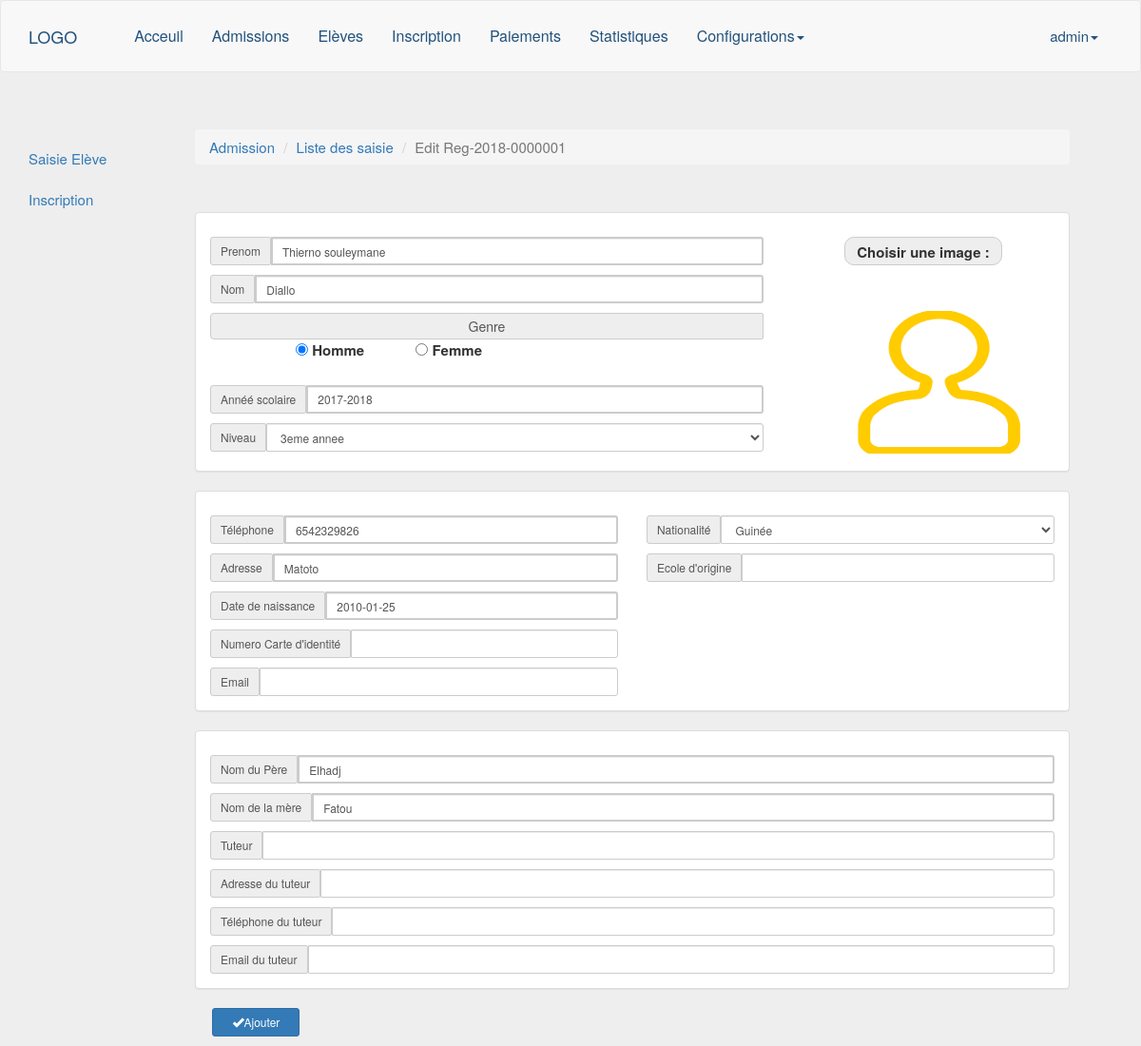
Screenshot of /admission/registration/edit/1/ (signed in) with the database file from the repository.
### apps/admission/models.py (models this page shows, shortened)
class Registration(models.Model):
    GENDER_CHOICE = (
        ('homme', 'homme'),
        ('femme', 'femme'),
    )
    registry_number = models.CharField(max_length=18, default=registration_number,
        unique=True, editable=False)
    first_name = models.CharField(max_length=50)
    last_name = models.CharField(max_length=50)
    gender = models.CharField(max_length=16, choices=GENDER_CHOICE)
    date_of_birth = models.DateField()
    nationality = models.ForeignKey(Country, on_delete=models.CASCADE)
    fathers_name = models.CharField(max_length=100)
    mothers_name = models.CharField(max_length=100)
    address = models.CharField(max_length=100)
    phone_number = models.CharField(max_length=20)
    email = models.EmailField(max_length=100, blank=True, null=True)
    birth_certificate_number = models.CharField(max_length=50, blank=True, null=True)
    guardian_name = models.CharField(max_length=100, blank=True, null=True)
    guardian_phone = models.CharField(max_length=20, blank=True, null=True)
    guardian_email = models.EmailField(max_length=100, blank=True, null=True)
    guardian_address = models.CharField(max_length=100, blank=True, null=True)
    school_origin = models.CharField(max_length=100, blank=True, null=True)
    registration_add_date = models.DateField(auto_now_add=True)
    registration_modify_date = models.DateField(auto_now=True)
    image = models.ImageField(upload_to='student_images', default='avatar.png',
        blank=True, null=True)
    active_year = models.CharField(max_length=32)
    class_level = models.ForeignKey(ClassLevel, on_delete=models.CASCADE)
    class Meta:
        ordering = ['pk']
        unique_together = ('email', 'registry_number')
        permissions = (("can_view_content", "Can see the specified content"),)

### apps/admission/views.py (the view)
# urls.py: url(r'^registration/edit/(\d+)/$', views.edit_registration, name='edit-registration'),
@login_required
def edit_registration(request, registration_id):
    registration = Registration.objects.get(id=registration_id)
    if request.POST:
        form = RegistrationForm(data=request.POST, files=request.FILES, instance=registration)
        if form.is_valid():
            form.save()
            return redirect('registration')
    else:
        form = RegistrationForm(instance=registration)
    return render(request, 'admission/edit-registration.html',
        {'form': form, 'registration': registration})

### apps/admission/models.py (called while the page is built)
    def __str__(self):
        return self.name

### apps/departement/models.py (called while the page is built)
    def __str__(self):
        return (self.label)

### apps/admission/templates/admission/edit-registration.html (shortened to what this page needs)
{% extends 'core/base.html' %}
{% load static %}
{% block head %}
<link rel="stylesheet" href="{% static 'admission.css' %}">
{% endblock %}
{% block content %}
<div class="row container">
     {% include 'admission/aside.html' %}
    <div class="col-md-10">
      <div class="page-header">
        <ol class="breadcrumb">
          <li><a href="#">Admission</a></li>
          <li><a href="#">Liste des saisie</a></li>
          <li class="active">Edit {{ registration.registry_number}}</li>
        </ol>
      </div>
      <form enctype="multipart/form-data" action="{% url 'edit-registration' form.instance.id %}" method="post" role="form">
      <div class="panel panel-default">
      <div class="panel-body">
        <div class="row">
            <div class="col-md-8">
              <div class="">
                <div class="input-group input-group-sm" style="padding-top: 10px;" >
                <span class="input-group-addon " id="sizing-addon3">Prenom</span>
                {{ form.first_name}}
                </div>
              </div>
              <div>
                <div class="input-group input-group-sm" style="padding-top: 10px;" >
                  <span class="input-group-addon " id="sizing-addon3">Nom</span>
                  {{form.last_name}}
                </div>
              </div>
              <div>
                <div class="" style="padding-top: 10px;" >
                  <span class="input-group-addon " id="sizing-addon3">Genre</span>
                  {{ form.gender }}
                </div>
              </div>
              <div>
                <div class="input-group input-group-sm" style="padding-top: 10px;" >
                  <span class="input-group-addon " id="sizing-addon3">Annéé scolaire</span>
                  {{ form.active_year }}
                </div>
              </div>
              <div>
                <div class="input-group input-group-sm" style="padding-top: 10px;" >
                <span class="input-group-addon " id="sizing-addon3">Niveau</span>
                  {{ form.class_level }}
                </div>
              </div>
            </div>
            <div class="col-md-4">
              <div>
                <span id="image-upload-button">{{ form.image.label_tag }}</span>
                <div class="input-group input-group-sm" style="padding-top: 10px;" >
                </div>
              </div>
              <div class="preview">
                <img src="{{ registration.image.url }}" alt="Student registration image " height="200" width="200" class="edit-image">
              </div>
            </div>
          </div>
        </div>
      </div>
      <div class="panel panel-default">
        <div class="panel-body">
          <div class="row">
            <div class="col-md-6">
              <div>
                <div class="input-group input-group-sm" style="padding-top: 10px;" >
                  <span class="input-group-addon " id="sizing-addon3">Téléphone</span>
                  {{ form.phone_number }}
                </div>
              </div>
              <div>
                <div class="input-group input-group-sm" style="padding-top: 10px;" >
                <span class="input-group-addon " id="sizing-addon3">Adresse</span>
                  {{ form.address }}
                </div>
              </div>
              <div>
                <div class="input-group input-group-sm" style="padding-top: 10px;" >
                  <span class="input-group-addon " id="sizing-addon3">Date de naissance</span>
                  {{form.date_of_birth}}
                </div>
              </div>
              <div>
                <div class="input-group input-group-sm" style="padding-top: 10px;" >
                  <span class="input-group-addon " id="sizing-addon3">Numero Carte d'identité</span>
                  {{form.birth_certificate_number }}
                </div>
              </div>
              <div>
                <div class="input-group input-group-sm" style="padding-top: 10px;" >
                  <span class="input-group-addon " id="sizing-addon3">Email</span>
                  {{ form.email }}
                </div>
              </div>
            </div>
            <div class="col-md-6">
               <div>
                <div class="input-group input-group-sm" style="padding-top: 10px;" >
                  <span class="input-group-addon " id="sizing-addon3">Nationalité</span>
                  {{ form.nationality }}
                </div>
              </div>
              <div>
                <div class="input-group input-group-sm" style="padding-top: 10px;" >
                  <span class="input-group-addon " id="sizing-addon3">Ecole d'origine</span>
                  {{ form.school_origin }}
                </div>
              </div>
            </div>
          </div>
        </div>
      </div>
      <div class="panel panel-default">
        <div class="panel-body">
          <div>
            <div class="input-group input-group-sm" style="padding-top: 10px;" >
              <span class="input-group-addon " id="sizing-addon3">Nom du Père</span>
              {{ form.fathers_name }}
            </div>
          </div>
          <div>
            <div class="input-group input-group-sm" style="padding-top: 10px;" >
              <span class="input-group-addon " id="sizing-addon3">Nom de la mère</span>
              {{ form.mothers_name }}
            </div>
          </div>
          <div>
            <div class="input-group input-group-sm" style="padding-top: 10px;" >
              <span class="input-group-addon " id="sizing-addon3">Tuteur</span>
              {{ form.guardian_name }}
            </div>
          </div>
          <div>
            <div class="input-group input-group-sm" style="padding-top: 10px;" >
              <span class="input-group-addon " id="sizing-addon3">Adresse du tuteur</span>
              {{ form.guardian_address }}
            </div>
          </div>
          <div>
            <div class="input-group input-group-sm" style="padding-top: 10px;" >
              <span class="input-group-addon " id="sizing-addon3">Téléphone du tuteur</span>
              {{ form.guardian_phone }}
            </div>
          </div>
          <div>
            <div class="input-group input-group-sm" style="padding-top: 10px;" >
              <span class="input-group-addon " id="sizing-addon3">Email du tuteur</span>
              {{ form.guardian_email}}
            </div>
          </div>
        </div>
      </div>
       <button class="btn btn-primary btn-sm" type="submit"><span class="glyphicon glyphicon-ok" aria-hidden="true"></span>Ajouter</button>
      </form>
    </div>
</div>
{% endblock %}

### apps/core/templates/core/base.html (shortened to what this page needs)
{%load static%}
<!DOCTYPE html>
<html>
<head>
	<link rel="stylesheet"  href="{% static 'css/bootstrap.min.css'%}">
	<link rel="stylesheet"  href="{% static 'css/sweetalert.css'%}">
	<link rel="stylesheet"  href="{% static 'css/animate.min.css'%}">
  <link rel="stylesheet"  href="{% static 'css/bootstrap-dropdownhover.min.css'%}">
  <link rel="stylesheet"  href="{% static 'css/jquery-ui.min.css'%}">
  <link rel="stylesheet"  href="{% static 'css/datatables.min.css'%}">
  <link rel="stylesheet"  href="{% static 'css/style.css'%}">
	{% block head %}{% endblock %}
</head>
<body id='bootstrap-overrides'>
    <header>
        <nav class="navbar navbar-default navigation" role="navigation">
          <div class="container">
            <div class="navbar-header">
              <a class="navbar-brand" href="{% url 'home' %}">LOGO</a>
            </div>
            <div class="collapse navbar-collapse" id="menu">
              <ul class="nav navbar-nav main-nav">
                <li>
                  <a href="#" id="notifications" data-container="body" data-toggle="popover" data-placement="bottom" title="Notifications">
                  </a>
                </li>
                <li><a href="{% url 'home' %}">Acceuil</a></li>
                <li><a href="{% url 'registration' %}">Admissions</a></li>
                <li><a href="{% url 'home-student' %}">Elèves</a></li>
                 <li><a href="{% url 'inscription' %}">Inscription</a></li>
                 <li><a href="{% url 'payement' %}">Paiements</a></li>
                 <li><a href="">Statistiques</a></li>
                <li class="nav-item dropdown">
                    <a class="nav-link dropdown-toggle" href="#" id="navbarDropdownConfigLink"
                    data-toggle="dropdown" data-hover="dropdown" aria-haspopup="true"
                    aria-expanded="true">Configurations<span><b class="caret"></b></span>
                    </a>
                 </li>
              </ul>
              <ul class="nav navbar-nav navbar-right">
                <li class="nav-item dropdown">
                  <a class="nav-link dropdown-toggle" href="#" id="navbarDropdownUserLink" data-toggle="dropdown" data-hover="dropdown" aria-haspopup="true" aria-expanded="true">{{ user.username }}<span><b class="caret"></b></span></a>
                </li>
              </ul>
            </div>
          </div>
        </nav>
    </header>
{%block content%}
{%endblock%}
</body>
</html>

### apps/core/static/css/style.css (style rules this page uses)
body { font-size: 15px; background-color: #eee; }
.navigation { padding: 1% 0 1% 0; }
.navbar-default .navbar-brand { color: #23527c; }
.navbar-default .main-nav>li>a { color: #23527c; font-size: 16px; font-weight: 400; }
.navbar-default .navbar-right>li>a { color: #23527c; }
form-control[disabled], .form-control[readonly], fieldset[disabled] .form-control { background-color: white; opacity: 1; }
.input-group-addon { border-bottom-right-radius: 2px !important; border-top-right-radius: 2px !important; border:1px solid #ccc !important; }
input[type='checkbox']:required, input:required, textarea:required { border-width: 2px !important; }

### apps/admission/static/admission.css (style rules this page uses)
form li, div > p { display: block; justify-content: space-between; list-style-type: none; margin: 0 auto; }
form img { height: 150px; order: 1; margin: -10px 0 1% 20%; }
#image-upload-button label { margin-top: 10px; margin-left: 20%; width: 60%; border: 1px solid #ccc; border-radius: 10px; height: 30px; padding-top: 5px; text-align: center; background-color: #eee; }
.edit-image { margin-top: 10px; }
form button { width: 10%; margin-left: 2%; }
#id_gender li { display: inline; margin-left: 50px; }

### rows the page displays
Registration: registry_number "Reg-2018-0000001", first_name "Thierno souleymane", last_name "Diallo", gender "☑ ☐ Femme", active_year "2017-2018", class_level "3eme annee", image (placeholder picture), phone_number "6542329826", address "Matoto", date_of_birth "2010-01-25", nationality "Guinée", fathers_name "Elhadj", mothers_name "Fatou"

### other values shown
{{ user.username }} "admin"
